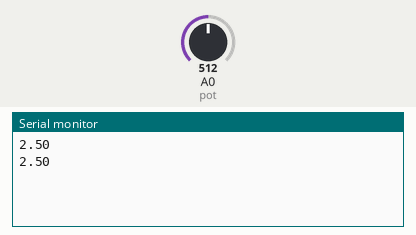
This sketch was run on a simulated Arduino Uno, built with avr-gcc and run on an emulated ATmega328P. Parts: the last lines printed to the serial monitor. The test bench sets the inputs (shaded band); at power-on: A0 (pot) = 512.

Above: at 1.8 s.
1.9 s: A0 (pot) set to 716
At 2.8 s:
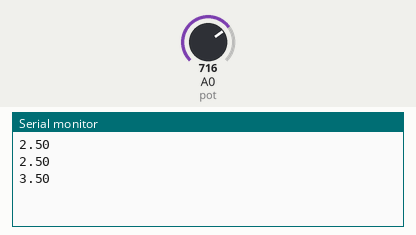
3.4 s: A0 (pot) set to 900
At 4.3 s:
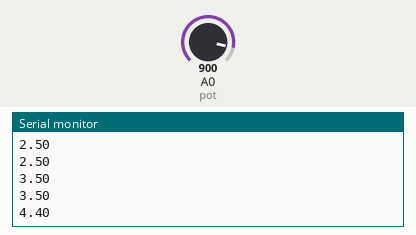
Timing chart, 0 to 6.4 s (numbered marks = the images above; inputs shaded):
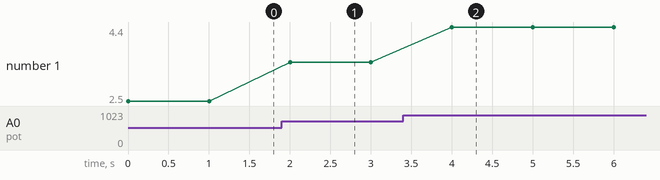

The sketch:

V-Pot.ino
```cpp
#define  pot A0

int entrada;
float tensao;

void setup ()
{
  Serial.begin ( 9600 );
  pinMode ( pot, INPUT );
}

void loop ()
{
  entrada = analogRead ( A0 );
  tensao = (entrada/1023.0)*5;

  Serial.println ( tensao );
  delay ( 1000 );
}
```

Measured:
- after the input at 1.9 s, the serial monitor: prints a new line after 0.10 s (image 1)
- after the input at 3.4 s, the serial monitor: prints a new line after 0.60 s (image 2)
- plotted number 1: 2.5 → 3.5 after the input at 1.9 s, 3.5 → 4.4 after the input at 3.4 s
